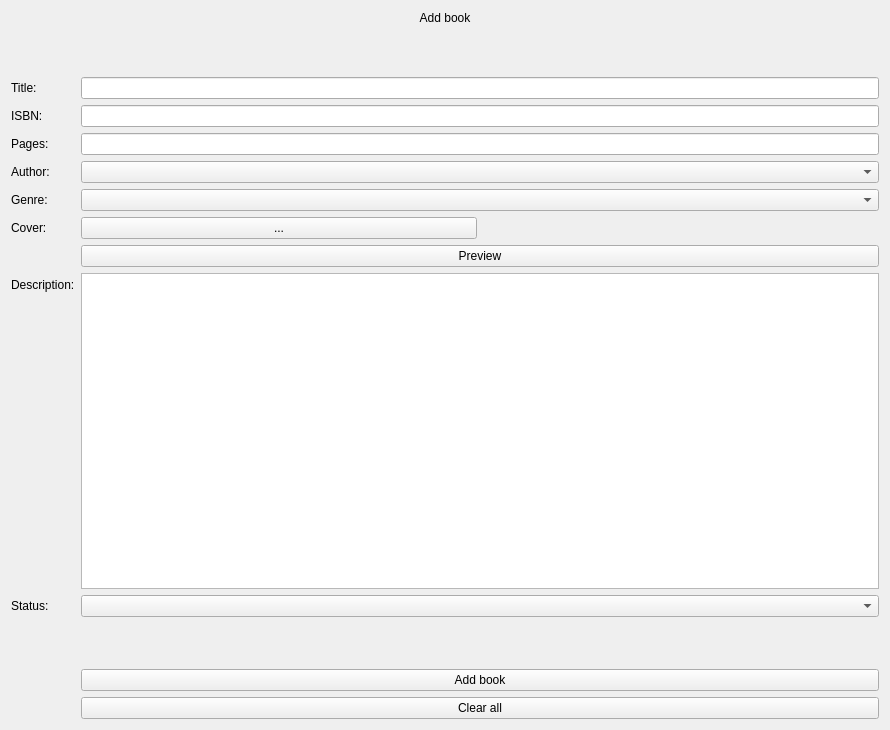
<?xml version="1.0" encoding="UTF-8"?>
<ui version="4.0">
 <class>addBook_window</class>
 <widget class="QWidget" name="addBook_window">
  <property name="geometry">
   <rect>
    <x>0</x>
    <y>0</y>
    <width>890</width>
    <height>730</height>
   </rect>
  </property>
  <property name="windowTitle">
   <string>Form</string>
  </property>
  <layout class="QFormLayout" name="formLayout">
   <item row="0" column="0" colspan="2">
    <widget class="QLabel" name="addBook_label">
     <property name="text">
      <string>Add book</string>
     </property>
     <property name="alignment">
      <set>Qt::AlignCenter</set>
     </property>
    </widget>
   </item>
   <item row="1" column="0" colspan="2">
    <spacer name="verticalSpacer">
     <property name="orientation">
      <enum>Qt::Vertical</enum>
     </property>
     <property name="sizeType">
      <enum>QSizePolicy::Preferred</enum>
     </property>
     <property name="sizeHint" stdset="0">
      <size>
       <width>20</width>
       <height>40</height>
      </size>
     </property>
    </spacer>
   </item>
   <item row="2" column="0">
    <widget class="QLabel" name="bookTitle_label">
     <property name="text">
      <string>Title:</string>
     </property>
    </widget>
   </item>
   <item row="2" column="1">
    <widget class="QLineEdit" name="bookTitle_lineEdit"/>
   </item>
   <item row="4" column="0">
    <widget class="QLabel" name="bookIsbn_label">
     <property name="text">
      <string>ISBN:</string>
     </property>
    </widget>
   </item>
   <item row="4" column="1">
    <widget class="QLineEdit" name="bookIsbn_lineEdit"/>
   </item>
   <item row="6" column="0">
    <widget class="QLabel" name="bookAuthor_label">
     <property name="text">
      <string>Author:</string>
     </property>
    </widget>
   </item>
   <item row="6" column="1">
    <widget class="QComboBox" name="bookAuthor_comboBox"/>
   </item>
   <item row="7" column="0">
    <widget class="QLabel" name="bookGenre_label">
     <property name="text">
      <string>Genre:</string>
     </property>
    </widget>
   </item>
   <item row="7" column="1">
    <widget class="QComboBox" name="bookGenre_comboBox"/>
   </item>
   <item row="8" column="0">
    <widget class="QLabel" name="bookCover_label">
     <property name="text">
      <string>Cover:</string>
     </property>
    </widget>
   </item>
   <item row="8" column="1">
    <layout class="QHBoxLayout" name="horizontalLayout">
     <item>
      <widget class="QPushButton" name="uploadCover_button">
       <property name="text">
        <string>...</string>
       </property>
      </widget>
     </item>
     <item>
      <widget class="QLabel" name="bookCoverPath_label">
       <property name="text">
        <string/>
       </property>
      </widget>
     </item>
    </layout>
   </item>
   <item row="10" column="1">
    <widget class="QPushButton" name="bookPreview_button">
     <property name="text">
      <string>Preview</string>
     </property>
    </widget>
   </item>
   <item row="12" column="0">
    <widget class="QLabel" name="bookDescription_label">
     <property name="text">
      <string>Description:</string>
     </property>
    </widget>
   </item>
   <item row="12" column="1">
    <widget class="QPlainTextEdit" name="bookDescription_plainTextEdit"/>
   </item>
   <item row="13" column="0">
    <widget class="QLabel" name="bookStatus_label">
     <property name="text">
      <string>Status:</string>
     </property>
    </widget>
   </item>
   <item row="13" column="1">
    <widget class="QComboBox" name="bookStatus_comboBox"/>
   </item>
   <item row="14" column="0" colspan="2">
    <spacer name="verticalSpacer_2">
     <property name="orientation">
      <enum>Qt::Vertical</enum>
     </property>
     <property name="sizeType">
      <enum>QSizePolicy::Preferred</enum>
     </property>
     <property name="sizeHint" stdset="0">
      <size>
       <width>20</width>
       <height>40</height>
      </size>
     </property>
    </spacer>
   </item>
   <item row="15" column="1">
    <widget class="QPushButton" name="addBook_button_1">
     <property name="text">
      <string>Add book</string>
     </property>
    </widget>
   </item>
   <item row="16" column="1">
    <widget class="QPushButton" name="clearAll_button">
     <property name="text">
      <string>Clear all</string>
     </property>
    </widget>
   </item>
   <item row="5" column="0">
    <widget class="QLabel" name="bookPages_label">
     <property name="text">
      <string>Pages:</string>
     </property>
    </widget>
   </item>
   <item row="5" column="1">
    <widget class="QLineEdit" name="bookPages_lineEdit"/>
   </item>
  </layout>
 </widget>
 <resources/>
 <connections/>
</ui>
